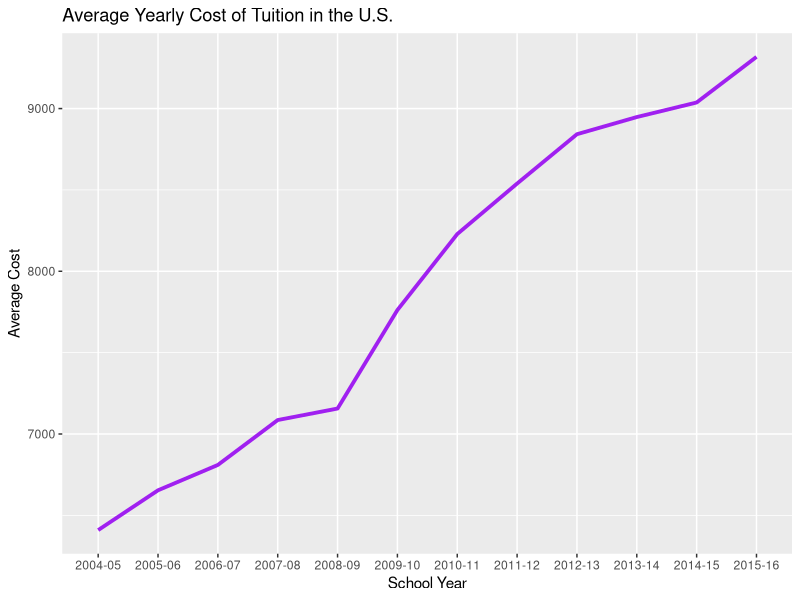
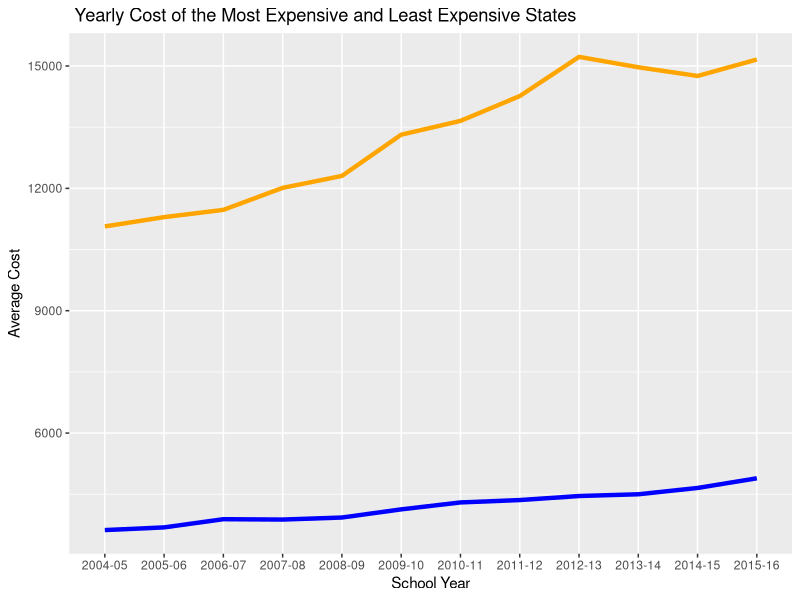
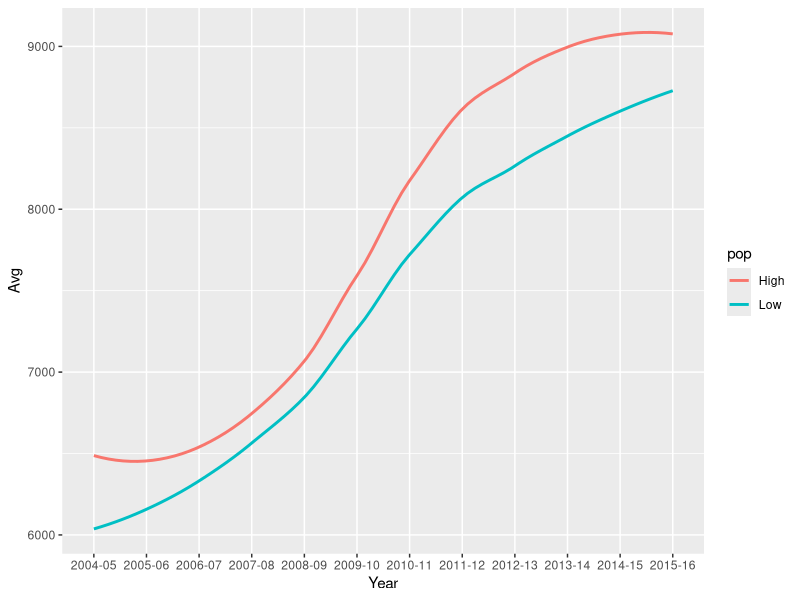
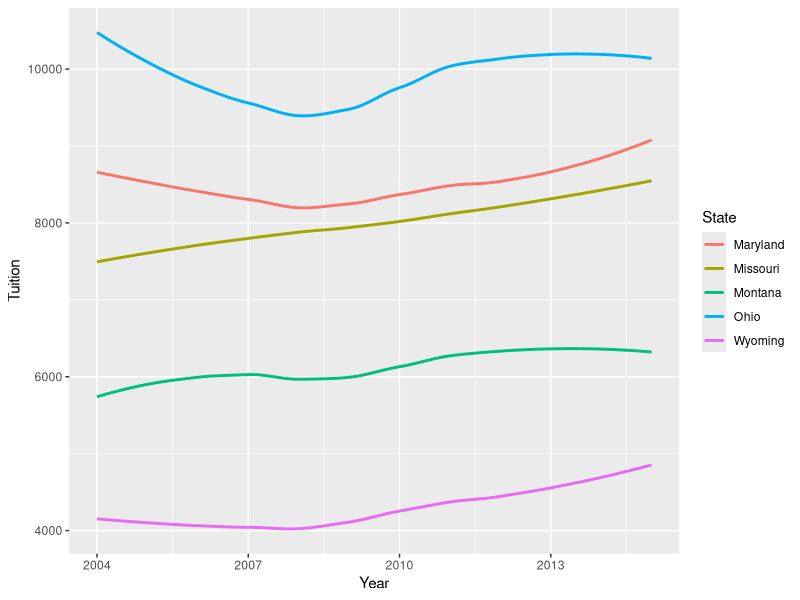
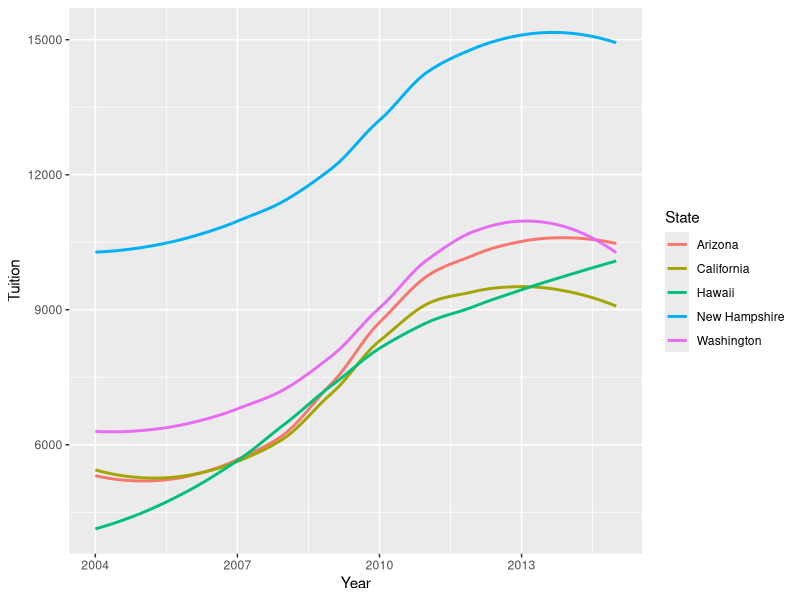
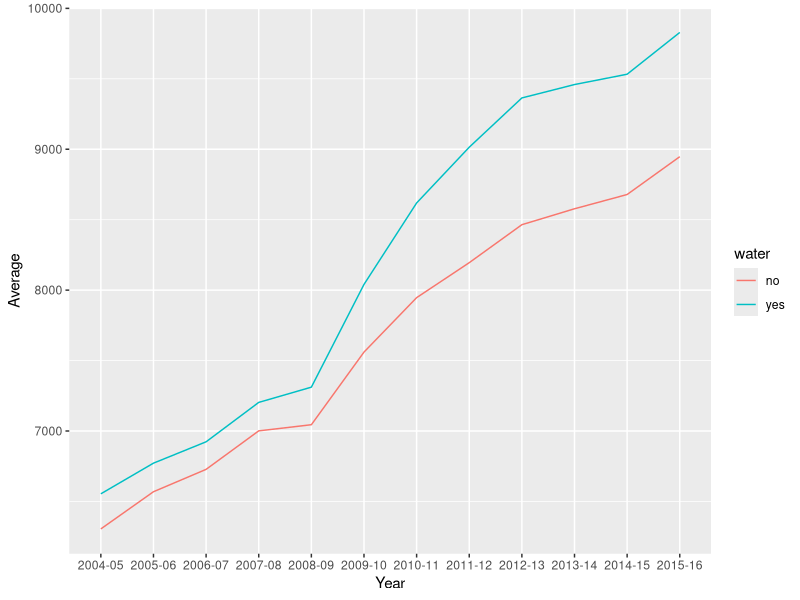

The R script that drew these images, in order:
## ---- chunk 1
knitr::opts_chunk$set(echo = TRUE)
library(tidyverse); library(knitr)
## ---- chunk 2
df <- read_csv("us_avg_tuition.csv") %>%
  gather(key=Year, value=Cost, starts_with("20")) %>%
  arrange(State) 

df$Cost <- parse_number(df$Cost)
kable(head(df))
## ---- chunk 3
team <- df %>%
  group_by(Year) %>%
  summarize(Average=mean(Cost))

ggplot(team) + 
  geom_line(aes(x=Year, y=Average, group=1),color="Purple", size=1.3) + 
  labs(x="School Year", y="Average Cost", title="Average Yearly Cost of Tuition in the U.S.")
## ---- chunk 4
mattdf <- df %>%group_by(Year) %>%
  summarize(Cheapest = min(Cost), Expensive = max(Cost))

ggplot(mattdf) +
  geom_line(aes(Year, Cheapest, group=1), color="blue", size=1.5) +
  geom_line(aes(Year, Expensive, group=1), color="orange", size=1.5) + 
  labs(x="School Year", y="Average Cost", title=" Yearly Cost of the Most Expensive and Least Expensive States")
## ---- chunk 5
pop1 <- df %>% filter(State == "California" | State == "Texas" | State == "Florida" | State == "New York" | State == "Pennsylvania")
pop2 <- df %>% filter(State == "Wyoming" | State == "Vermont" | State == "North Dakota" | State == "Alaska" | State == "South Dakota" | State == "Arizona")

highpop <- pop1 %>%
  group_by(Year) %>%
  summarize(Avg=mean(Cost), pop = "High")

lowpop <- pop2 %>%
  group_by(Year) %>%
  summarize(Avg=mean(Cost), pop = "Low")

population <- bind_rows(highpop, lowpop)

ggplot(data = population) + geom_smooth(mapping = aes(x = Year, y = Avg, group = pop, color = pop), se = FALSE)
## ---- chunk 6
tuition <- read_csv("us_avg_tuition.csv")
tuition2 <- tuition %>%
  gather(key = "Year", value = "Tuition", '2004-05', '2005-06', '2006-07', '2007-08', '2008-09', '2010-11', '2011-12', '2012-13', '2013-14', '2014-15', '2015-16', '2009-10')
tuition2$Year <- parse_number(tuition2$Year)
tuition2$Tuition <- parse_number(tuition2$Tuition)

states <- unique(tuition2$State)
dev <- vector("double",50)
for (i in seq_along(states)){
  dev[[i]] <- sd(filter(tuition2,State==states[[i]])$Tuition)
}
State_deviation <- tibble(State = states, SD = dev)
State_deviation <- arrange(State_deviation,SD)
best <- State_deviation$State[1:5]
worst <- State_deviation$State[46:50]

bestStates <- filter(tuition2, State == "Montana" | State == "Maryland" | State == "Wyoming" | State == "Missouri" | State == "Ohio")

worstStates <- filter(tuition2, State == "California" | State == "Washington" | State == "New Hampshire" | State == "Hawaii" | State == "Arizona")

## ---- chunk 7
ggplot(data = bestStates)+
  geom_smooth(mapping = aes(x=Year,y=Tuition,color=State),se=FALSE)
## ---- chunk 8
ggplot(data = worstStates)+
  geom_smooth(mapping = aes(x=Year,y=Tuition,color=State),se=FALSE)
## ---- chunk 9
ocean <- df %>% filter(State == "Washington" | State == "Oregon" | State == "California" | State == "Texas" | State == "Louisianna" | State == "Mississippi" | State == "Alabama" | State == "Florida" | State == "Georgia" | State == "South Carolina" | State == "North Carolina" | State == "Virginia" | State == "Maryland" | State == "Delaware" | State == "New Jersey" | State == "New York" | State == "Connecticut" | State == "Rhode Island" | State == "Massachussetts"| State == "New Hampshire" | State == "Maine" | State == "Hawaii" | State == "Alaska")

landLocked <- df %>% filter(!(State == "Washington" | State == "Oregon" | State == "California" | State == "Texas" | State == "Louisianna" | State == "Mississippi" | State == "Alabama" | State == "Florida" | State == "Georgia" | State == "South Carolina" | State == "North Carolina" | State == "Virginia" | State == "Maryland" | State == "Delaware" | State == "New Jersey" | State == "New York" | State == "Connecticut" | State == "Rhode Island" | State == "Massachussetts"| State == "New Hampshire" | State == "Maine" | State == "Hawaii" | State == "Alaska"))

#kable(view(ocean))
#kable(view(landLocked))

oceanSummary <- ocean %>%
  group_by(Year) %>%
  summarize(Average=mean(Cost), water = "yes")

llSummary <- landLocked %>%
  group_by(Year) %>%
  summarize(Average=mean(Cost), water = "no")



total <- bind_rows(oceanSummary, llSummary)
#kable(view(total))

ggplot(data = total) + geom_line(mapping = aes(x = Year, y = Average, group = water, color = water))
